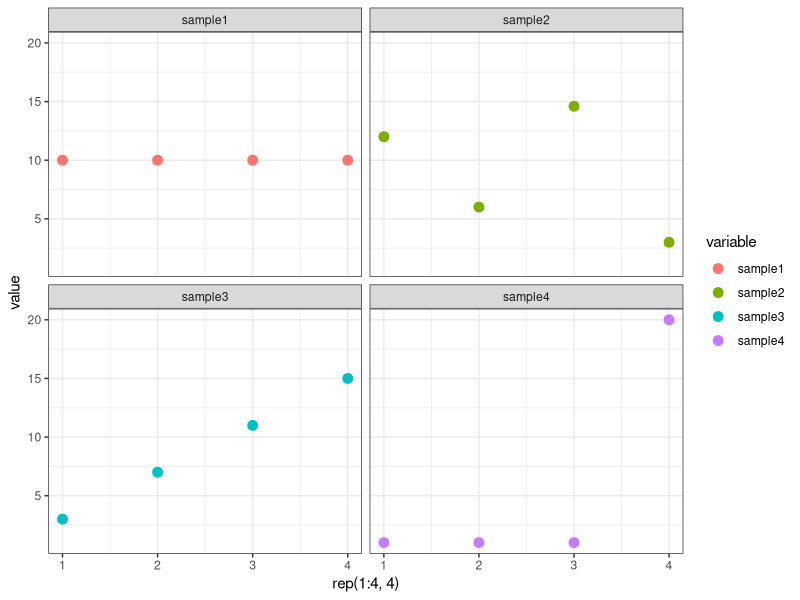

The R script that drew this image:
## signal to noise example 

test_data<-data.frame(sample1 = c(10,10,10,10),
                      sample2 = c(12,6,14.6,3),
                      sample3 = c(3,7,11,15),
                      sample4 = c(1,1,1,20))

sn_s_func<-function(y){
  return(-10*log(sum(y^2)/length(y),base = 10))
}
sn_s <- apply(test_data,2,sn_s_func)




mean_vals <- apply(test_data,2,mean)
sd_vals <- apply(test_data,2,sd)

## reshape data to plot it in ggplot

library(reshape) 
library(ggplot2)

ggplot(melt(test_data))+ 
  geom_point(aes(x=rep(1:4,4),
                 y=value, col = variable), size =3 )+
  facet_wrap(~variable,ncol=2)+
  theme_bw()
